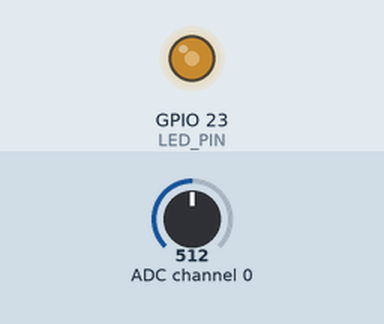
This program was run on a simulated Raspberry Pi (BCM pin numbers). Shown: output pins drawn as LEDs (lit = HIGH). The test bench sets the inputs (shaded band); at power-on: ADC channel 0 = 512 (analog values on the 0–1023 scale). Library files of the repository ran but are not shown: mcp3008.py.

Above: at 1.2 s.
1.3 s: ADC channel 0 set to 306
At 2.3 s:
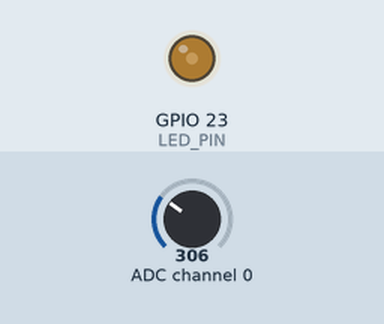
2.8 s: ADC channel 0 set to 122
At 3.4 s:
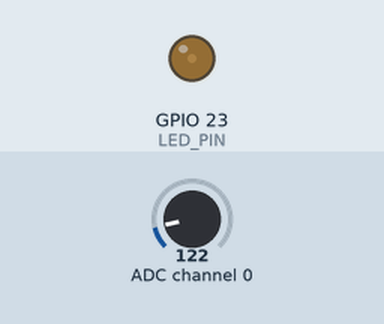
4.3 s: ADC channel 0 set to 0
At 4.6 s:
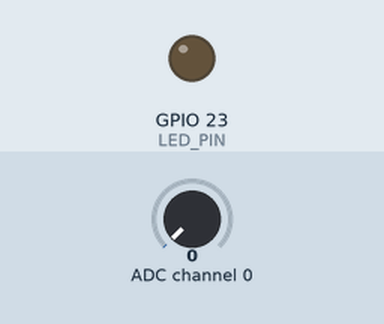
5.8 s: ADC channel 0 set to 900
At 7.0 s:
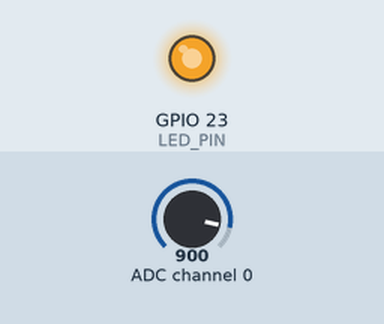
7.3 s: ADC channel 0 set to 511
At 8.1 s:
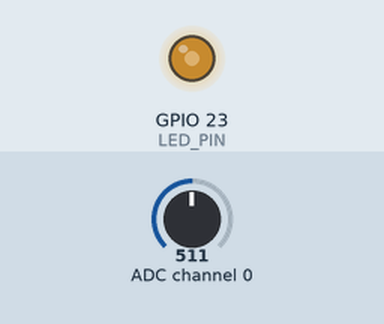
Timing chart, 0 to 9.8 s (numbered marks = the images above; inputs shaded):
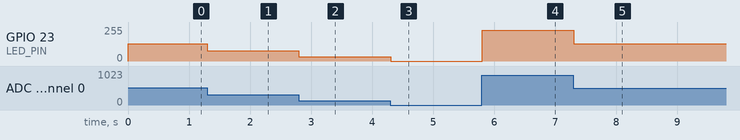

The program:

dimmer.py
```python
# dimmer.py

import wiringpi as pi
import mcp3008
import time

LED_PIN = 23
CH = 0
pi.wiringPiSetupGpio()
pi.pinMode(LED_PIN, pi.OUTPUT)
pi.softPwmCreate(LED_PIN, 0, 100)

while True:
    v = mcp3008.readAdcValue(CH) / 10
    pi.softPwmWrite(LED_PIN, int(v))
    time.sleep(0.1)
```

Measured:
- after the input at 1.3 s, GPIO 23 (LED_PIN): 130/255 → 77/255 at once
- after the input at 2.8 s, GPIO 23 (LED_PIN): 77/255 → 31/255 at once
- after the input at 4.3 s, GPIO 23 (LED_PIN): 31/255 → 0/255 at once
- after the input at 5.8 s, GPIO 23 (LED_PIN): 0/255 → 230/255 at once
- after the input at 7.3 s, GPIO 23 (LED_PIN): 230/255 → 130/255 at once
